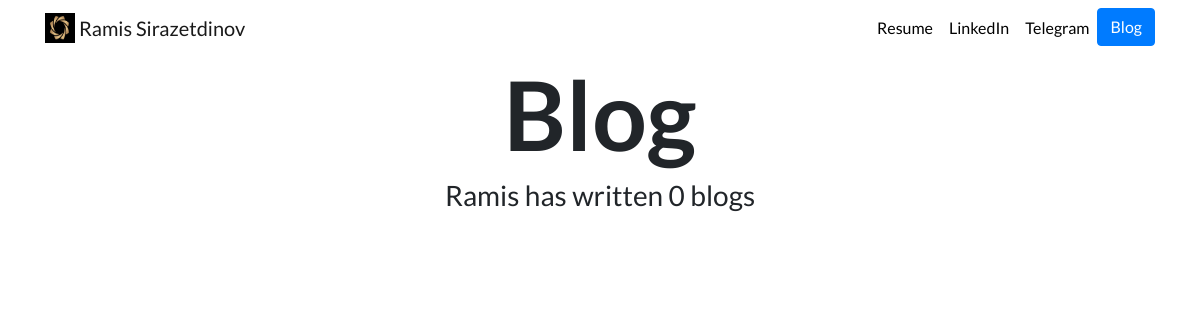
Before: /blog/ with the older database file.
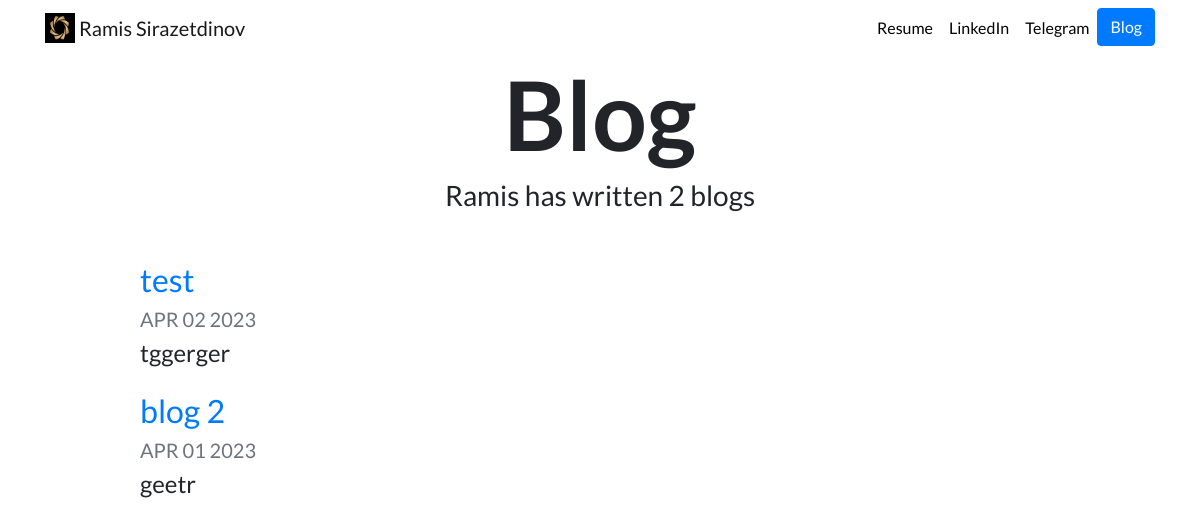
After: the same page with the newer database file.
### blog/models.py (models this page shows, shortened)
class Blog(models.Model):
    title = models.CharField(max_length=200)
    description = models.TextField()
    date = models.DateField()

### blog/views.py (the view)
# urls.py: path('', views.all_blogs, name='all_blogs'),
def all_blogs(request):
    blogs = Blog.objects.order_by('-date')
    return render(request, 'blog/all_blog.html', {'blogs': blogs})

### blog/templates/blog/all_blog.html
{% extends "portfolio/base.html" %}
{% load static %}
{% block content %}
<h1 id="blogtitle" class="font-weight-bold text-center">Blog</h1>
<h3 class="text-center mb-5">Ramis has written {{ blogs.count }} blog{{ blogs.count|pluralize }}</h3>
{% for blog in blogs %}
<div class="row justify-content-center my-3">
  <div class="col-md-10">
    <a href="{% url 'blog:detail' blog.id %}">
      <h2>{{ blog.title }}</h2>
    </a>
    <h5 class="text-muted">{{ blog.date|date:'M d Y'|upper }}</h5>
    <h4>{{ blog.description|striptags|truncatechars:100 }}</h4>
  </div>
</div>
{% endfor %}
{% endblock %}

Changed rows visible on the page:
added Blog: title "test", date "APR 02 2023", description "tggerger"
added Blog: title "blog 2", date "APR 01 2023", description "geetr"
Other visible differences:
{{ blogs.count }}: "0" → "2"
